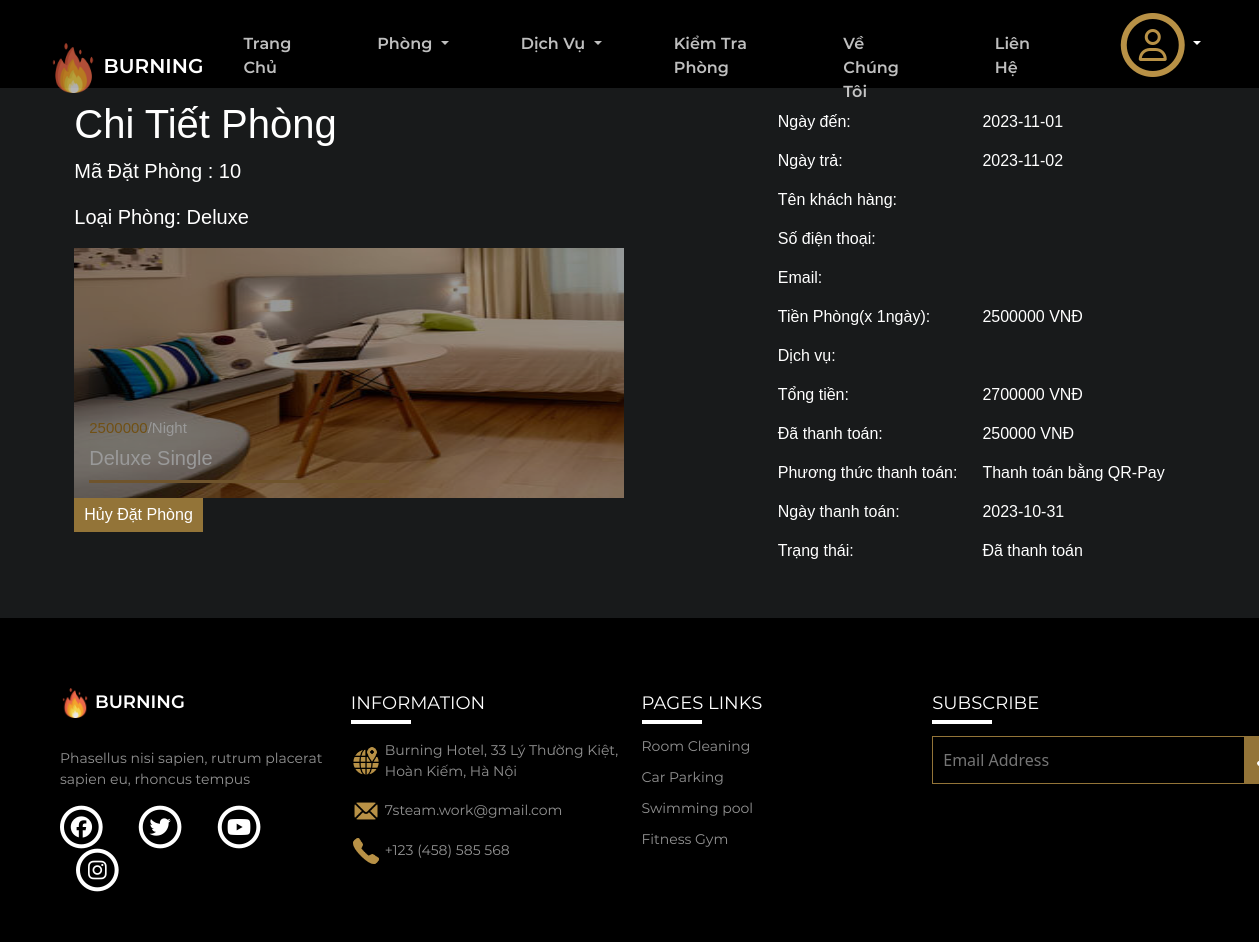
/logged/thongtinphong.php?MaPDP=10, run on the app's committed database.
### tables this page shows
CREATE TABLE `phieudatphong` (
  `MaPDP` int(11) NOT NULL,
  `MaKhachHang` int(11) NOT NULL,
  `MaNhanVien` int(11) DEFAULT NULL,
  `TongTien` double NOT NULL,
  `ThanhToanTruoc` double NOT NULL,
  `PhuongThucThanhToan` varchar(50) NOT NULL,
  `NgayTT` date NOT NULL
);

CREATE TABLE `phong` (
  `MaPhong` int(10) NOT NULL,
  `LoaiPhong` varchar(20) NOT NULL,
  `KieuPhong` varchar(50) NOT NULL,
  `SLMax` int(10) NOT NULL,
  `LoaiGiuong` varchar(50) NOT NULL,
  `GiaPhong` double NOT NULL,
  `IMG` varchar(50) NOT NULL,
  `DienTich` varchar(50) NOT NULL,
  `TamNhin` varchar(50) NOT NULL,
  `MoTa` varchar(500) NOT NULL,
  `TrangThai` varchar(20) NOT NULL
);

CREATE TABLE `chitietdatphong` (
  `MaCTDP` int(11) NOT NULL,
  `MaPDP` int(11) NOT NULL,
  `MaPhong` int(11) NOT NULL,
  `NgayDen` date NOT NULL,
  `NgayDi` date NOT NULL
);

CREATE TABLE `hoadon` (
  `MaHoaDon` int(11) NOT NULL,
  `MaPDP` int(11) NOT NULL,
  `TongTien` double NOT NULL,
  `TinhTrang` varchar(50) NOT NULL
);

### logged/thongtinphong.php (the view, shortened to what this page needs)
<!DOCTYPE html>
<html lang="en">
<head>
    <link rel="stylesheet" href="../css/thongtinphong.css?v=<?php echo time(); ?>" type='text/css'>
    <link rel="stylesheet" href="../css/style.css">
    <link href="https://cdn.jsdelivr.net/npm/bootstrap@5.2.2/dist/css/bootstrap.min.css" rel="stylesheet">
</head>
<body>
    <?php include('header.php'); ?>
    <?php
        include('../config.php');
        $maphieudatphong=$_GET['MaPDP'];
        $sql = "SELECT *FROM phieudatphong AS pdp
                        INNER JOIN chitietdatphong AS ctdp ON pdp.MaPDP = ctdp.MaPDP
                        INNER JOIN phong AS p ON ctdp.MaPhong = p.MaPhong
                        LEFT JOIN phieudichvu AS pdv ON pdp.MaPDP = pdv.MaPDP
                        LEFT JOIN chitietdichvu AS ctdv ON pdv.MaPDV = ctdv.MaPDV
                        LEFT JOIN dichvu AS dv ON ctdv.MaDichVu = dv.MaDichVu
                        INNER JOIN hoadon AS hd ON hd.MaPDP = pdp.MaPDP
                        WHERE pdp.MaPDP = '".$maphieudatphong."' ";
        $result = mysqli_query($con, $sql);
        if (mysqli_num_rows($result) > 0) {
            while ($row = mysqli_fetch_array($result)) {
                $KieuPhong = $row['KieuPhong'];
                $GiaPhong = $row['GiaPhong'];
                $LoaiPhong = $row['LoaiPhong'];
                $TongTien = $row['TongTien'];
                $ThanhToanTruoc = $row['ThanhToanTruoc'];
                $PhuongThucThanhToan=$row['PhuongThucThanhToan'];
                $NgayTT=$row['NgayTT'];
                $IMG = $row['IMG'];
                $NgayDen = $row['NgayDen'];
                $NgayDi = $row['NgayDi'];
                $TinhTrang=$row['TinhTrang'];
            }
        }
        $songay1 = abs(strtotime($NgayDen) - strtotime($NgayDi));
        $songay=floor($songay1 / (60*60*24));
    ?>
    <div class="main">
        <div class="body">
            <div class="inforroom">
                <h1>Chi Tiết Phòng</h1>
                <p class="inforroom1">Mã Đặt Phòng : <?php echo $maphieudatphong ?></p>
                <p class="inforroom1">Loại Phòng: <?php echo $LoaiPhong ?></p>
                <div class="inforanh">
                    <img src="<?php echo $IMG ?>" alt="" width="550px" height="250px">
                    <div class="inforchu">
                        <div class="inforrice">
                            <div class="rice1"><?php echo $GiaPhong ?></div>
                            <div class="rice2">/Night</div>
                        </div>
                        <div class="rice3"> <?php echo $KieuPhong ?> </div>
                    </div>
                </div>
                <button onclick="huydatphong()" type="submit" name="btn" class="btnthanhtoan">Hủy Đặt Phòng</button></a>
            </div>
            <div class="inforchitiet">
                <table>
                    <tr>
                        <td>Ngày đến: </td>
                        <td><?php echo  $NgayDen ?></td>
                    </tr>
                    <tr>
                        <td>Ngày trả:</td>
                        <td> <?php echo $NgayDi ?></td>
                    </tr>
                    <tr>
                        <td>Tên khách hàng: </td>
                        <td><?php echo $_SESSION['ten'] ?></td>
                    </tr>
                    <tr>
                        <td>Số điện thoại:</td>
                        <td><?php echo $_SESSION['sdt'] ?></td>
                    </tr>
                    <tr>
                        <td>Email:</td>
                        <td><?php echo $_SESSION['email'] ?></td>
                    </tr>
                    <tr>
                        <td>Tiền Phòng(x <?php echo $songay?>ngày): </td>
                        <td><?php echo $GiaPhong*$songay ?> VNĐ</td>
                    </tr>
                    <tr>
                        <td>Dịch vụ:</td>
                        <td>
                        </td>
                    </tr>
                    <tr>
                        <td>Tổng tiền:</td>
                        <td><?php echo $TongTien ?> VNĐ</td>
                    </tr>
                    <tr>
                        <td>Đã thanh toán: </td>
                        <td><?php echo $ThanhToanTruoc ?> VNĐ</td>
                    </tr>
                    <tr>
                        <td>Phương thức thanh toán: </td>
                        <td><?php echo $PhuongThucThanhToan ?></td>
                    </tr>
                    <tr>
                        <td>Ngày thanh toán: </td>
                        <td><?php echo $NgayTT ?></td>
                    </tr>
                    <tr>
                        <td>Trạng thái:</td>
                        <td>
                        <?php
                           echo $TinhTrang;
                        ?>
                        </td>
                    </tr>
                </table>
            </div>
        </div>
    </div>
    <?php include('footer.php'); ?>
</body>
</html>

### css/thongtinphong.css (style rules this page uses)
.main { width: 100%; }
.body { width: 100%; background-color: rgb(24,26,27 ); display: flex; justify-content: space-around; margin: auto; font-family: Arial, Helvetica, sans-serif; }
.body>div { margin: 50px 0; margin-top: 100px; }
.inforanh { filter:brightness(60%); position: relative; }
.inforchu { position: absolute; top:70%; margin-left: 15px; }
.inforrice { display: flex; font-size: 15px; line-height: 10px; margin-bottom: 10px; }
.rice1 { color: rgb(187, 133, 33); font-size: 15px; }
.rice2 { color: white; font-size: 15px; }
.rice3 { color: white; font-size: 20px; position: relative; }
.rice3::after { content: ""; border-bottom: solid rgb(185, 140, 73); display: block; position: absolute; width: 300px; bottom: -10px; }
h1 { color: white; }
.inforroom1 { color: white; font-size: 20px; }
td { color: white; font-size: 16px; padding: 10px 20px 5px 5px; }
button { background-color: #937438; color: white; padding: 5px 10px; margin-top: 30px; border: none; }

### css/style.css (style rules this page uses)
html, body { margin: 0; padding: 0; }
* { box-sizing: border-box; margin: 0; padding: 0; outline: none; }

### data on the page
phieudatphong: phong.LoaiPhong "Deluxe", phong.IMG (picture), phong.GiaPhong "2500000", phong.KieuPhong "Deluxe Single", chitietdatphong.NgayDen "2023-11-01", chitietdatphong.NgayDi "2023-11-02", chitietdatphong.NgayDen+NgayDi "1", hoadon.TongTien "2700000", ThanhToanTruoc "250000", PhuongThucThanhToan "Thanh toán bằng QR-Pay", NgayTT "2023-10-31", hoadon.TinhTrang "Đã thanh toán"

### other printed values
$maphieudatphong "10"
